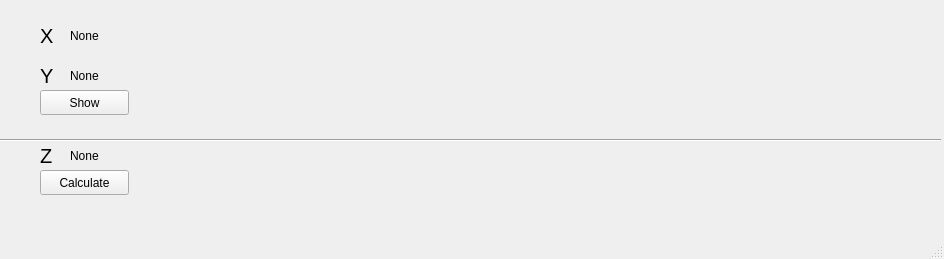
<?xml version="1.0" encoding="UTF-8"?>
<ui version="4.0">
 <class>MainWindow</class>
 <widget class="QMainWindow" name="MainWindow">
  <property name="geometry">
   <rect>
    <x>0</x>
    <y>0</y>
    <width>944</width>
    <height>259</height>
   </rect>
  </property>
  <property name="windowTitle">
   <string>MainWindow</string>
  </property>
  <widget class="QWidget" name="centralwidget">
   <widget class="QLabel" name="label">
    <property name="geometry">
     <rect>
      <x>40</x>
      <y>20</y>
      <width>21</width>
      <height>31</height>
     </rect>
    </property>
    <property name="font">
     <font>
      <pointsize>15</pointsize>
     </font>
    </property>
    <property name="text">
     <string>X</string>
    </property>
   </widget>
   <widget class="QLabel" name="label_2">
    <property name="geometry">
     <rect>
      <x>70</x>
      <y>20</y>
      <width>141</width>
      <height>31</height>
     </rect>
    </property>
    <property name="text">
     <string>None</string>
    </property>
   </widget>
   <widget class="QLabel" name="label_3">
    <property name="geometry">
     <rect>
      <x>70</x>
      <y>60</y>
      <width>141</width>
      <height>31</height>
     </rect>
    </property>
    <property name="text">
     <string>None</string>
    </property>
   </widget>
   <widget class="QLabel" name="label_4">
    <property name="geometry">
     <rect>
      <x>40</x>
      <y>60</y>
      <width>21</width>
      <height>31</height>
     </rect>
    </property>
    <property name="font">
     <font>
      <pointsize>15</pointsize>
     </font>
    </property>
    <property name="text">
     <string>Y</string>
    </property>
   </widget>
   <widget class="QPushButton" name="pushButton">
    <property name="geometry">
     <rect>
      <x>40</x>
      <y>90</y>
      <width>89</width>
      <height>25</height>
     </rect>
    </property>
    <property name="text">
     <string>Show</string>
    </property>
   </widget>
   <widget class="QLabel" name="label_5">
    <property name="geometry">
     <rect>
      <x>70</x>
      <y>140</y>
      <width>141</width>
      <height>31</height>
     </rect>
    </property>
    <property name="text">
     <string>None</string>
    </property>
   </widget>
   <widget class="QLabel" name="label_6">
    <property name="geometry">
     <rect>
      <x>40</x>
      <y>140</y>
      <width>21</width>
      <height>31</height>
     </rect>
    </property>
    <property name="font">
     <font>
      <pointsize>15</pointsize>
     </font>
    </property>
    <property name="text">
     <string>Z</string>
    </property>
   </widget>
   <widget class="QPushButton" name="pushButton_2">
    <property name="geometry">
     <rect>
      <x>40</x>
      <y>170</y>
      <width>89</width>
      <height>25</height>
     </rect>
    </property>
    <property name="text">
     <string>Calculate</string>
    </property>
   </widget>
   <widget class="Line" name="line">
    <property name="geometry">
     <rect>
      <x>0</x>
      <y>130</y>
      <width>941</width>
      <height>20</height>
     </rect>
    </property>
    <property name="orientation">
     <enum>Qt::Horizontal</enum>
    </property>
   </widget>
  </widget>
  <widget class="QMenuBar" name="menubar">
   <property name="geometry">
    <rect>
     <x>0</x>
     <y>0</y>
     <width>944</width>
     <height>22</height>
    </rect>
   </property>
  </widget>
  <widget class="QStatusBar" name="statusbar"/>
 </widget>
 <resources/>
 <connections/>
</ui>
